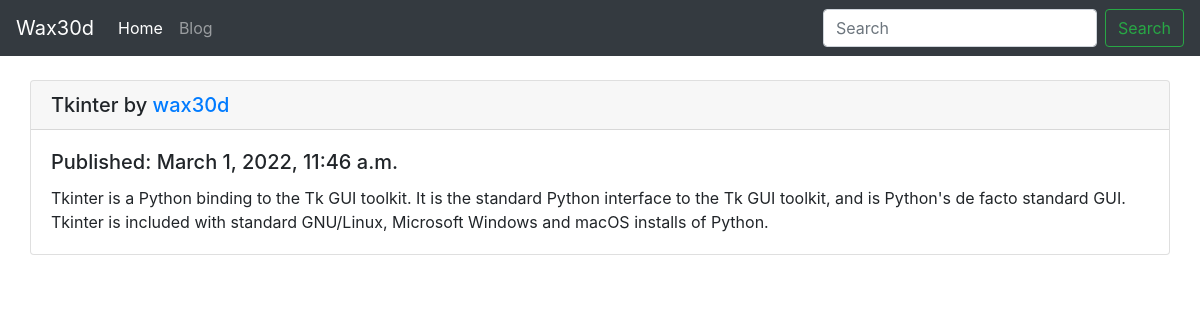
Page /tkinter/ on the committed database.
### blog/models.py (models this page shows, shortened)
class Post(models.Model):
    title = models.CharField(max_length=250, unique=True)
    slug = models.SlugField(max_length=250,
                            unique=True)
    author = models.ForeignKey(User,
                               on_delete=models.CASCADE,
                               related_name='blog_posts')
    body = models.TextField()
    publish = models.DateTimeField(default=timezone.now)
    class Meta:
        ordering = ('-publish',)

### blog/views.py (the view)
# urls.py: path('<slug:slug>/', BlogDetailView.as_view(), name='blog_detail'),
class BlogDetailView(DetailView):
    model = Post
    context_object_name = 'post'
    template_name = 'blog/blog_detail.html'

### blog/templates/blog/blog_detail.html
{% extends 'base.html' %}
{% block container %}
<div class="row">
    <div class="card">
        <h5 class="card-header">{{ post.title }} by <span class="text-primary">{{ post.author }}</span></h5>
        <div class="card-body">
            <h5 class="card-title">Published: {{ post.publish }}</h5>
            <p class="card-text">{{ post.body }}</p>
        </div>
    </div>
</div>
{% endblock %}

### rows in the picture
Post: title "Tkinter", author "wax30d", publish "March 1, 2022, 11:46 a.m.", body "Tkinter is a Python binding to the Tk GUI toolkit. It is the standard Python interface to the Tk GUI toolkit, and is Python's de facto standard GUI. Tkinter is included with standard GNU/Linux, Microsoft Windows and macOS installs of Python."
